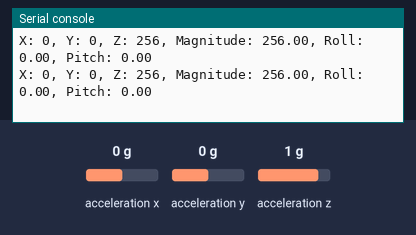
Bench run of a program on a simulated Raspberry Pi Pico running MicroPython. Shown: the last lines printed to the serial console. The test bench sets the inputs (shaded band); at power-on: acceleration x 0 g, acceleration y 0 g, acceleration z 1 g.

Above: at 1.2 s.
1.3 s: acceleration x set to -1.4 g
At 1.32 s:
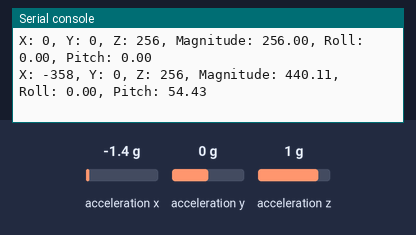
2.8 s: acceleration y set to -1.4 g
At 2.84 s:
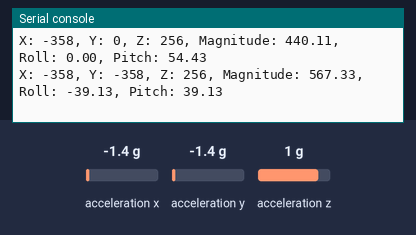
4.3 s: acceleration z set to -1.4 g
At 4.36 s:
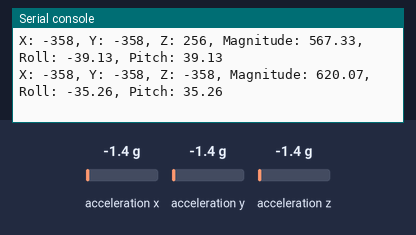
Timing chart, 0 to 7.3 s (numbered marks = the images above; inputs shaded):
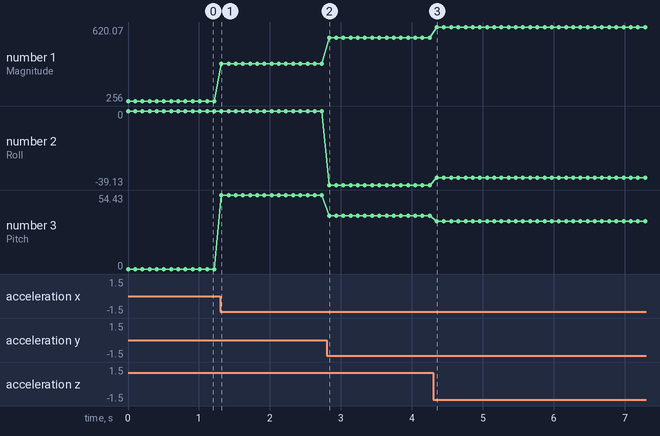

The program:

rotational_angle.py
```python
################################
# ADXL345 Accelrometer interface with RPi Pico to Get Rotational Angle
# Author: Dharmendra Kumar Yadav
#####################################
from machine import Pin, I2C
import time
import ustruct
import math

# Constants
ADXL345_ADDRESS = 0x53
ADXL345_POWER_CTL = 0x2D
ADXL345_DATA_FORMAT = 0x31
ADXL345_DATAX0 = 0x32

# Initialize I2C
i2c = I2C(0, sda=Pin(8), scl=Pin(9), freq=400000)

# Initialize ADXL345
def init_adxl345():
    i2c.writeto_mem(ADXL345_ADDRESS, ADXL345_POWER_CTL, bytearray([0x08]))  # Set bit 3 to 1 to enable measurement mode
    i2c.writeto_mem(ADXL345_ADDRESS, ADXL345_DATA_FORMAT, bytearray([0x0B]))  # Set data format to full resolution, +/- 16g

# Read acceleration data
def read_accel_data():
    data = i2c.readfrom_mem(ADXL345_ADDRESS, ADXL345_DATAX0, 6)
    x, y, z = ustruct.unpack('<3h', data)
    return x, y, z

# Calculate the magnitude of acceleration
def calc_accel_magnitude(x, y, z):
    return math.sqrt(x**2 + y**2 + z**2)

# Calculate roll angle in degrees
def calc_roll(x, y, z):
    return math.atan2(y, math.sqrt(x**2 + z**2)) * (180 / math.pi)

# Calculate pitch angle in degrees
def calc_pitch(x, y, z):
    return math.atan2(-x, math.sqrt(y**2 + z**2)) * (180 / math.pi)

# Main loop
init_adxl345()
while True:
    x, y, z = read_accel_data()
    magnitude = calc_accel_magnitude(x, y, z)
    roll = calc_roll(x, y, z)
    pitch = calc_pitch(x, y, z)
    print("X: {}, Y: {}, Z: {}, Magnitude: {:.2f}, Roll: {:.2f}, Pitch: {:.2f}".format(x, y, z, magnitude, roll, pitch))
    time.sleep(0.1)
```

Measured:
- after the input at 1.3 s, the serial console: prints a new line at once (image 1)
- after the input at 2.8 s, the serial console: prints a new line at once (image 2)
- after the input at 4.3 s, the serial console: prints a new line after 0.05 s (image 3)
- plotted number 1: 256 → 440.11 after the input at 1.3 s, 440.11 → 567.33 after the input at 2.8 s, 567.33 → 620.07 after the input at 4.3 s
- plotted number 2: 0 → -39.13 after the input at 2.8 s, -39.13 → -35.26 after the input at 4.3 s
- plotted number 3: 0 → 54.43 after the input at 1.3 s, 54.43 → 39.13 after the input at 2.8 s, 39.13 → 35.26 after the input at 4.3 s
